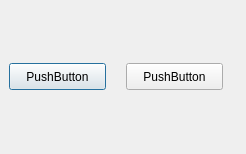
<?xml version="1.0" encoding="UTF-8"?>
<ui version="4.0">
 <class>Dialog</class>
 <widget class="QDialog" name="Dialog">
  <property name="geometry">
   <rect>
    <x>0</x>
    <y>0</y>
    <width>246</width>
    <height>154</height>
   </rect>
  </property>
  <property name="windowTitle">
   <string>Dialog</string>
  </property>
  <widget class="QPushButton" name="pushButton">
   <property name="geometry">
    <rect>
     <x>9</x>
     <y>63</y>
     <width>97</width>
     <height>27</height>
    </rect>
   </property>
   <property name="text">
    <string>PushButton</string>
   </property>
  </widget>
  <widget class="QPushButton" name="pushButton_2">
   <property name="geometry">
    <rect>
     <x>126</x>
     <y>63</y>
     <width>97</width>
     <height>27</height>
    </rect>
   </property>
   <property name="text">
    <string>PushButton</string>
   </property>
  </widget>
 </widget>
 <layoutdefault spacing="6" margin="11"/>
 <resources/>
 <connections/>
</ui>
